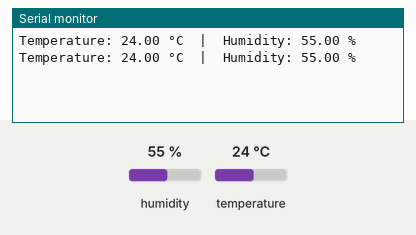
Simulated run of this sketch. Board: Arduino Uno, built with avr-gcc and run on an emulated ATmega328P. Shown: the last lines printed to the serial monitor. The inputs (shaded band) are chosen by the test bench; at power-on: humidity 55 %, temperature 24 °C.

Above: at 4.8 s.
4.9 s: humidity set to 22 %
At 7.3 s:
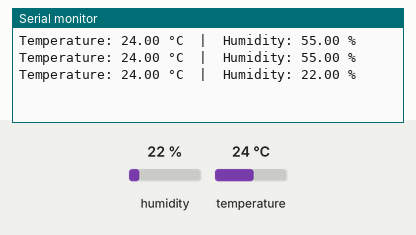
7.9 s: temperature set to 12 °C
At 9.0 s:
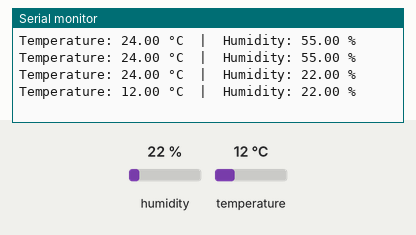
10.9 s: humidity set to 40 %
At 12.5 s:
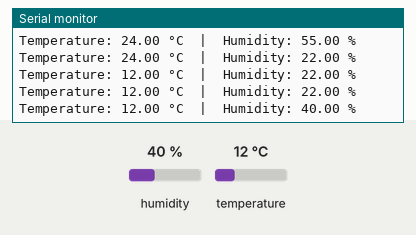
Timing chart, 0 to 14.0 s (numbered marks = the images above; inputs shaded):
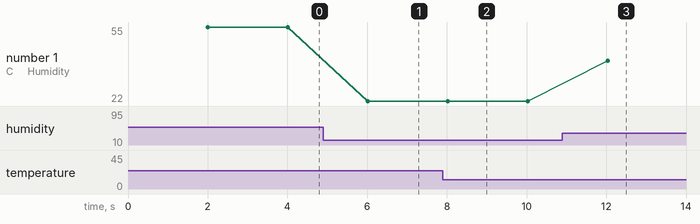

The sketch:

read_temperature_and_humidity_with_dht22_sensor1.ino
```cpp
#include "DHT.h"

#define DHTPIN 2        // The pin where the DHT22 is connected
#define DHTTYPE DHT22   // DHT22 (AM2302) sensor

DHT dht(DHTPIN, DHTTYPE);  // Initialize DHT sensor

void setup() {
  Serial.begin(9600);
  dht.begin();          // Start sensor
}

void loop() {
  delay(2000);  // Wait 2 seconds between readings

  float humidity = dht.readHumidity();         // Read humidity
  float temperature = dht.readTemperature();   // Read temperature in Celsius

  // Check if any reading failed
  if (isnan(humidity) || isnan(temperature)) {
    Serial.println("Failed to read from DHT22 sensor!");
    return;
  }

  // Print values to Serial Monitor
  Serial.print("Temperature: ");
  Serial.print(temperature);
  Serial.print(" °C  |  Humidity: ");
  Serial.print(humidity);
  Serial.println(" %");
}
```

Measured:
- after the input at 4.9 s, the serial monitor: prints a new line after 1.1 s (image 1)
- after the input at 7.9 s, the serial monitor: prints a new line after 0.12 s (image 2)
- after the input at 10.9 s, the serial monitor: prints a new line after 1.1 s (image 3)
- plotted number 1: 55 → 22 after the input at 4.9 s, 22 → 40 after the input at 10.9 s
